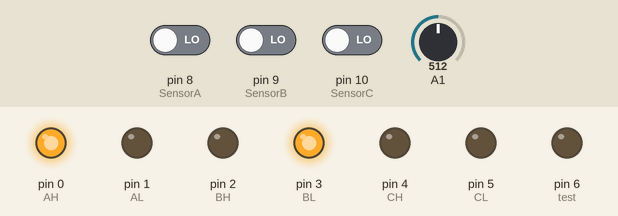
A sketch run on a simulated Arduino Uno, built with avr-gcc and run on an emulated ATmega328P. Parts: output pins drawn as LEDs (lit = HIGH). The inputs (shaded band) are chosen by the test bench; at power-on: pin 8 (SensorA) LOW, pin 9 (SensorB) LOW, pin 10 (SensorC) LOW, A1 = 512.

Above: at 0.1 s.
Timing chart, 0 to 1.6 s (numbered marks = the images above):
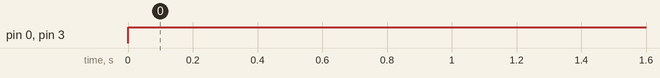

Measured:
- by itself, pin 0 (AH), pin 3 (BL): LOW → HIGH at 0.00 s

The sketch:

BLDC_Motor_Driver.ino
```cpp
//PROJECT : Sensored Brushless Direct Current Motor Controller
//PURPOSE : Combine hall senor feedback with commutation using PCInterrupts.
//AUTHOR  : J. Rogan
//DATE    : 20 May, 2023
//MCU     : 328P (SMD)
//COURSE  : ICS4U-E
//STATUS  : Working (sort of)
//REFRENCE: https://electronoobs.com/eng_circuitos_tut19_2.php


#define potPin   (1 << PC0)  //I/O register definitions
#define SensorA  (1 << PB0)
#define SensorB  (1 << PB1)
#define SensorC  (1 << PB2)

#define AH    (1 << PD0)
#define AL    (1 << PD1)
#define BH    (1 << PD2)
#define BL    (1 << PD3)
#define CH    (1 << PD4)
#define CL    (1 << PD5)
#define test  (1 << PD6)

uint8_t comStep = 1;        //set a default comStep to align the if else ladder in the ISR
uint8_t Delay = 4000;       //Timing stuff
uint16_t previousTime = 0;
uint16_t currentTime = 0;

void setup() {
  DDRC  &= ~potPin;                            //Define sensor pins and potentiometer as inputs
  DDRB  &= ~(SensorA | SensorB | SensorC);
  DDRD  |= AH | AL | BH | BL | CH | CL | test; //Define gate driver conrtol pins as outputs on MCU
  PORTD &= ~(AH | AL | BH | BL | CH | CL | test);

  PCICR  |= (1 << PCIE0);   //enable PCMSK0 scan on hall sensor pins
  PCMSK0 |= (1 << PCINT0);  //Sensor A
  PCMSK0 |= (1 << PCINT1);  //Sensor B
  PCMSK0 |= (1 << PCINT2);  //Sensor C
  currentTime = micros();
}


void loop() {
  currentTime = micros();
  if (currentTime - previousTime >= Delay) {
    previousTime += Delay;

    switch (comStep) {
      //comStep_1 A-B
      case 1:
        PORTD = AH | BL;  //Current enters A and leaves B
        break;
      //comStep_2 C-B
      case 2:
        PORTD = CH | BL;  //Current enters C and leaves B
        break;
      //comStep_3 C-A
      case 3:
        PORTD = CH | AL;  //Current enters C and leaves A
        break;
      //comStep_4 B-A
      case 4:
        PORTD = BH | AL;  //Current enters B and leaves A
        break;
      //comStep_5 B-C
      case 5:
        PORTD = BH | CL;  //Current enters B and leaves C
        break;
      //comStep_6 A-C
      case 6:
        PORTD = AH | CL;  //Current enters A and leaves C
        break;
    }                     //end of switch
  }                       //end if
  Delay = map(analogRead(potPin), 0, 1024, 1, 4000); //Obtain delay with pot reading
}                         //Void end

//In order to determine the current rotor positon and commutation step,
//run this every time a hall sensor pin changes state:
ISR (PCINT0_vect) {
  if (  (PINB & (SensorB)) && comStep == 6  ) {
    comStep = 1;
  } else if (  (PINB & (SensorA & SensorB) && comStep == 1 )) {
    comStep = 2;
  } else if (  (PINB & (SensorA & SensorB)) && comStep == 2 ) {
    comStep = 3;
  } else if (  (PINB & SensorB) && comStep == 3 ) {
    comStep = 4;
  } else if (  (PINB & (SensorB & SensorC)) && comStep == 4 ) {
    comStep = 5;
  } else if (  (PINB & SensorA) && comStep == 5 ) {
    comStep = 6;
  }
}

//  void loop() {
//    PORTD = AH | BL;    //Running open loop, the code is simple!
//    delay(Delay);       //This loop completes one electrical cycle per iteration.
//    PORTD = AH | CL;
//    delay(Delay);
//    PORTD = BH | CL;
//    delay(Delay);
//    PORTD = BH | AL;
//    delay(Delay);
//    PORTD = CH | AL;
//    delay(Delay);
//    PORTD = CH | BL;
//    delay(Delay);
//  }//Void end
```
